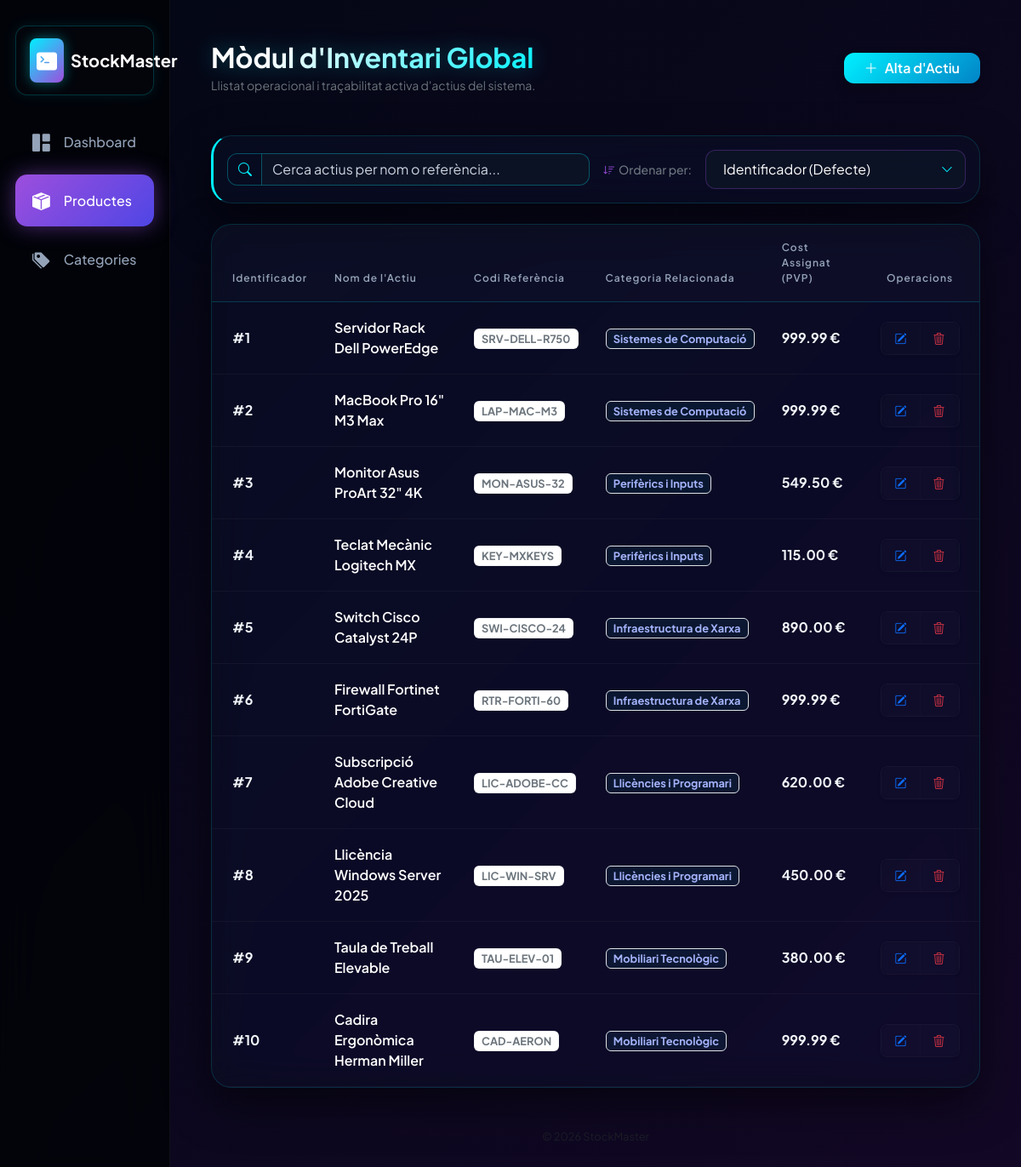
Screenshot of /mysql/index.php with the database file from the repository.
### tables this page shows
CREATE TABLE `products` (
  `cod` int(11) NOT NULL,
  `short_name` varchar(20) NOT NULL,
  `categoria_id` int(11) DEFAULT NULL,
  `pvp` decimal(5,2) NOT NULL,
  `nombre` varchar(100) NOT NULL
);

CREATE TABLE `categories` (
  `id` int(11) NOT NULL,
  `nombre` varchar(100) NOT NULL
);

### mysql/controllers/productsCtrl.php (called while the page is built, shortened)
<?php
require_once "models/productsModel.php";
class ProductsCtrl {
    public function index() {
        $products = Product::getAllProducts();
        require_once "views/productsView.php";
    }
}

### mysql/models/productsModel.php (called while the page is built, shortened)
<?php
class Product {
    protected $cod;
    protected $name;
    protected $short_name;
    protected $pvp;
    protected $categoria_nombre;
    public function __construct($row) {
        $this->cod = $row["cod"];
        $this->name = $row["nombre"];
        $this->short_name = $row["short_name"];
        $this->pvp = $row["pvp"];
        $this->categoria_nombre = $row["categoria_nombre"] ?? 'Sense categoria';
    }
    public static function getAllProducts() {
        $db = DBConexion::connection();
        $sql = "SELECT p.cod, p.short_name, p.nombre, p.pvp, p.categoria_id, c.nombre AS categoria_nombre
                FROM products p
                LEFT JOIN categories c ON p.categoria_id = c.id";
        $data = $db->query($sql);
        $products = array();
        while ($row = $data->fetch_assoc()) {
            $products[] = new Product($row);
        }
        return $products;
    }
    public function getProductCode() { return $this->cod; }
    public function getProductName() { return $this->name; }
    public function getProductShortName() { return $this->short_name; }
    public function getProductPvp() { return $this->pvp; }
    public function getCategoriaNombre() { return $this->categoria_nombre; }
}

### mysql/views/productsView.php (the view, shortened to what this page needs)
<?php include 'layouts/header.php'; ?>
<div class="d-flex flex-column flex-sm-row justify-content-between align-items-start align-items-sm-center mb-5 gap-3">
    <div>
        <h2 class="neon-title mb-1">Mòdul d'Inventari Global</h2>
        <p class="text-secondary small mb-0">Llistat operacional i traçabilitat activa d'actius del sistema.</p>
    </div>
    <a href="index.php?ctrl=products&action=create" class="btn btn-primary px-4 py-2.5 shadow d-flex align-items-center" style="background: linear-gradient(135deg, var(--neon-cyan), #0284c7); border: none; border-radius: 12px; font-weight: 600; box-shadow: 0 0 15px rgba(0,240,255,0.3);">
        <i class="bi bi-plus-lg me-2"></i> Alta d'Actiu
    </a>
</div>
<div class="cyber-glass-panel p-3 mb-4 d-flex flex-column flex-md-row gap-3 align-items-center justify-content-between" style="border-left: 3px solid var(--neon-cyan) !important;">
    <div class="input-group" style="max-width: 450px;">
        <span class="input-group-text bg-transparent border-end-0 text-secondary" style="border-color: rgba(0, 240, 255, 0.3); border-radius: 12px 0 0 12px;"><i class="bi bi-search" style="color: var(--neon-cyan);"></i></span>
        <input type="text" id="cyberSearch" class="form-control cyber-search-input border-start-0" placeholder="Cerca actius per nom o referència..." autocomplete="off">
    </div>
    <div class="d-flex align-items-center gap-3 w-100 w-md-auto justify-content-end">
        <label for="cyberSort" class="text-secondary small text-nowrap fw-medium"><i class="bi bi-sort-down me-1" style="color: var(--neon-purple);"></i>Ordenar per:</label>
        <select id="cyberSort" class="form-select cyber-select">
            <option value="default">Identificador (Defecte)</option>
        </select>
    </div>
</div>
<div class="cyber-glass-panel overflow-hidden">
    <div class="table-responsive">
        <table class="table table-cyberpunk-neon align-middle mb-0">
            <thead>
                <tr>
                    <th class="ps-4" style="width: 120px;">Identificador</th>
                    <th>Nom de l'Actiu</th>
                    <th>Codi Referència</th>
                    <th>Categoria Relacionada</th>
                    <th>Cost Assignat (PVP)</th>
                    <th class="text-center" style="width: 140px;">Operacions</th>
                </tr>
            </thead>
            <tbody id="productTableBody">
                <?php if (empty($products)): ?>
                    <tr id="emptyRow">
                        <td colspan="6" class="text-center text-secondary py-5">Sense registres actius en aquest moment.</td>
                    </tr>
                <?php else: ?>
                    <?php foreach ($products as $product) : ?>
                    <tr class="product-row"
                        data-id="<?= $product->getProductCode(); ?>"
                        data-name="<?= strtolower(htmlspecialchars($product->getProductName())); ?>"
                        data-code="<?= strtolower(htmlspecialchars($product->getProductShortName())); ?>"
                        data-price="<?= $product->getProductPvp(); ?>">
                        <td class="ps-4 fw-bold text-info">#<?= $product->getProductCode(); ?></td>
                        <td><span class="fw-semibold text-white"><?= $product->getProductName(); ?></span></td>
                        <td><span class="badge bg-white bg-opacity-5 text-secondary border border-secondary border-opacity-10 px-2.5 py-1.5" style="border-radius: 6px; font-size: 0.8rem;"><?= $product->getProductShortName(); ?></span></td>
                        <td>
                            <span class="badge px-2.5 py-1.5 border" style="background-color: rgba(0, 240, 255, 0.05); color: #a5b4fc; border-color: rgba(0, 240, 255, 0.15); border-radius: 6px; font-size: 0.8rem;">
                                <?= $product->getCategoriaNombre(); ?>
                            </span>
                        </td>
                        <td class="fw-bold text-white"><?= number_format($product->getProductPvp(), 2); ?> €</td>
                        <td class="text-center">
                            <div class="btn-group shadow-sm border border-secondary border-opacity-10 rounded-3 overflow-hidden">
                                <a href="index.php?ctrl=products&action=edit&id=<?= $product->getProductCode(); ?>" class="btn btn-sm btn-cyber-action border-0 px-3 py-2 text-primary" title="Editar">
                                    <i class="bi bi-pencil-square"></i>
                                </a>
                                <a href="index.php?ctrl=products&action=delete&id=<?= $product->getProductCode(); ?>" class="btn btn-sm btn-cyber-action border-0 px-3 py-2 text-danger" onclick="return confirm('Vols eliminar de forma permanent aquest element?')" title="Esborrar">
                                    <i class="bi bi-trash3"></i>
                                </a>
                            </div>
                        </td>
                    </tr>
                    <?php endforeach; ?>
                <?php endif; ?>
            </tbody>
        </table>
    </div>
</div>
<?php include 'layouts/footer.php'; ?>

### mysql/index.php (shortened to what this page needs)
<?php
$ctrlParam = $_GET['ctrl'] ?? 'products';
$action = $_GET['action'] ?? 'index';
if ($ctrlParam === 'categories') {
    require_once "controllers/CategoriesCtrl.php";
    $controller = new CategoriesCtrl();
} elseif ($ctrlParam === 'dashboard') {
    require_once "controllers/DashboardCtrl.php";
    $controller = new DashboardCtrl();
} else {
    require_once "controllers/productsCtrl.php";
    $controller = new ProductsCtrl();
}
switch ($action) {
    case 'index':
    default:
        $controller->index();
        break;
}

### mysql/views/layouts/header.php (shortened to what this page needs)
<!DOCTYPE html>
<html lang="ca">
<head>
    <link href="https://cdn.jsdelivr.net/npm/bootstrap@5.3.0/dist/css/bootstrap.min.css" rel="stylesheet">
    <link rel="stylesheet" href="https://cdn.jsdelivr.net/npm/bootstrap-icons@1.11.0/font/bootstrap-icons.css">
</head>
<body>
<div class="container-fluid">
    <div class="row">
        <nav class="col-md-4 col-lg-3 col-xl-2 d-md-block sidebar collapse">
            <div class="brand-zone d-flex align-items-center mb-4 px-3 text-nowrap">
                <div class="p-2 rounded-3 text-white me-2 d-flex align-items-center justify-content-center" style="background: linear-gradient(135deg, var(--neon-cyan), var(--neon-purple)); box-shadow: 0 0 15px rgba(0,240,255,0.4);">
                    <i class="bi bi-terminal-fill fs-4"></i>
                </div>
                <span class="fs-5 fw-bold text-white tracking-tight">StockMaster</span>
            </div>
            <ul class="nav flex-column mt-4">
                <li class="nav-item">
                    <a class="nav-link <?= (isset($_GET['ctrl']) && $_GET['ctrl'] == 'dashboard') ? 'active' : '' ?>" href="index.php?ctrl=dashboard">
                        <i class="bi bi-grid-1x2-fill me-3"></i> Dashboard
                    </a>
                </li>
                <li class="nav-item">
                    <a class="nav-link <?= (!isset($_GET['ctrl']) || $_GET['ctrl'] == 'products') ? 'active' : '' ?>" href="index.php?ctrl=products">
                        <i class="bi bi-box-seam-fill me-3"></i> Productes
                    </a>
                </li>
                <li class="nav-item">
                    <a class="nav-link <?= (isset($_GET['ctrl']) && $_GET['ctrl'] == 'categories') ? 'active' : '' ?>" href="index.php?ctrl=categories">
                        <i class="bi bi-tags-fill me-3"></i> Categories
                    </a>
                </li>
            </ul>
        </nav>
        <main class="col-md-8 ms-sm-auto col-lg-9 col-xl-10 p-4 p-md-5">

### mysql/views/layouts/footer.php (shortened to what this page needs)
<footer class="mt-5 pb-3 text-center text-muted" style="font-size: 0.8rem;">
                &copy; <?= date('Y') ?> StockMaster
            </footer>
        </main>
    </div>
</div>
</body>
</html>

### mysql/views/layouts/header.php (style rules this page uses)
:root { --neon-pink: #ff007f; --neon-cyan: #00f0ff; --neon-purple: #9d4edd; --neon-green: #39ff14; --bg-dark: #03050c; --panel-glass: rgba(10, 15, 30, 0.6); --border-neon-subtle: rgba(0, 240, 255, 0.15); --text-main: #f1f5f9; --text-dim: #64748b; }
body { font-family: 'Plus Jakarta Sans', sans-serif; background: linear-gradient(-45deg, #02040a, #0b0f24, #18082c, #030714); background-size: 400% 400%; animation: fluidNeonBackground 15s ease infinite; color: var(--text-main); min-height: 100vh; overflow-x: hidden; }
.neon-title { background: linear-gradient(135deg, #ffffff 20%, var(--neon-cyan) 100%); -webkit-background-clip: text; -webkit-text-fill-color: transparent; font-weight: 700; filter: drop-shadow(0 0 12px rgba(0, 240, 255, 0.3)); }
.sidebar { min-height: 100vh; background: rgba(2, 3, 7, 0.8); backdrop-filter: blur(25px); -webkit-backdrop-filter: blur(25px); padding: 30px 18px; border-right: 1px solid rgba(255, 255, 255, 0.05); }
.brand-zone { padding: 14px; background: rgba(255, 255, 255, 0.01); border-radius: 14px; border: 1px solid rgba(0, 240, 255, 0.2); box-shadow: 0 0 15px rgba(0, 240, 255, 0.1); }
.sidebar .nav-link { color: #94a3b8; font-weight: 500; padding: 15px 20px; border-radius: 14px; margin-bottom: 8px; transition: all 0.3s cubic-bezier(0.4, 0, 0.2, 1); display: flex; align-items: center; }
.sidebar .nav-link i { font-size: 1.3rem; transition: transform 0.3s cubic-bezier(0.4, 0, 0.2, 1), color 0.3s ease, filter 0.3s ease; }
.sidebar .nav-link.active { background: linear-gradient(135deg, var(--neon-purple), #4f46e5); color: #fff; box-shadow: 0 0 25px rgba(157, 78, 221, 0.5); }
.sidebar .nav-link.active i { color: #fff !important; filter: none !important; transform: none !important; }
.cyber-glass-panel { background: var(--panel-glass) !important; backdrop-filter: blur(20px) saturate(200%); -webkit-backdrop-filter: blur(20px) saturate(200%); border: 1px solid var(--border-neon-subtle) !important; border-radius: 24px; box-shadow: 0 20px 50px rgba(0, 0, 0, 0.5); transition: all 0.3s ease; }
.table-cyberpunk-neon th { background-color: rgba(255, 255, 255, 0.01) !important; color: #94a3b8 !important; font-weight: 600; text-uppercase: uppercase; font-size: 0.75rem; letter-spacing: 0.08em; padding: 18px 16px; border-bottom: 1px solid rgba(0, 240, 255, 0.2) !important; }
.table-cyberpunk-neon td { padding: 18px 16px; color: var(--text-main) !important; background: transparent !important; border-bottom: 1px solid rgba(255, 255, 255, 0.04) !important; }
.btn-cyber-action { background: rgba(255, 255, 255, 0.01); border: 1px solid rgba(255, 255, 255, 0.08); color: var(--text-main); border-radius: 10px; transition: all 0.2s ease; }

### mysql/views/productsView.php (style rules this page uses)
.cyber-search-input { background: rgba(13, 20, 38, 0.85) !important; border: 1px solid rgba(0, 240, 255, 0.3) !important; color: #ffffff !important; border-radius: 12px; transition: all 0.3s ease; }
.cyber-search-input::placeholder { color: #cbd5e1 !important; opacity: 1 !important; }
.cyber-select { background-color: rgba(13, 20, 38, 0.85) !important; border: 1px solid rgba(157, 78, 221, 0.3) !important; color: #ffffff !important; border-radius: 12px; padding: 10px 40px 10px 20px !important; cursor: pointer; transition: all 0.3s ease; appearance: none !important; -webkit-appearance: none !important; -moz-appearance: none !important; background-repeat: no-repeat !important; background-position: right 14px center !important; background-size: 14px !important; }
.cyber-select option { background-color: #0b0f19 !important; color: #f1f5f9 !important; padding: 14px !important; }
.product-row { transition: opacity 0.3s ease, transform 0.3s ease; }

### rows the page displays
products: cod "1", nombre "Servidor Rack Dell PowerEdge", short_name "SRV-DELL-R750", categoria.nombre "Sistemes de Computació", pvp "999.99"
products: cod "2", nombre "MacBook Pro 16\" M3 Max", short_name "LAP-MAC-M3", categoria.nombre "Sistemes de Computació", pvp "999.99"
products: cod "3", nombre "Monitor Asus ProArt 32\" 4K", short_name "MON-ASUS-32", categoria.nombre "Perifèrics i Inputs", pvp "549.50"
products: cod "4", nombre "Teclat Mecànic Logitech MX", short_name "KEY-MXKEYS", categoria.nombre "Perifèrics i Inputs", pvp "115.00"
products: cod "5", nombre "Switch Cisco Catalyst 24P", short_name "SWI-CISCO-24", categoria.nombre "Infraestructura de Xarxa", pvp "890.00"
products: cod "6", nombre "Firewall Fortinet FortiGate", short_name "RTR-FORTI-60", categoria.nombre "Infraestructura de Xarxa", pvp "999.99"
products: cod "7", nombre "Subscripció Adobe Creative Cloud", short_name "LIC-ADOBE-CC", categoria.nombre "Llicències i Programari", pvp "620.00"
products: cod "8", nombre "Llicència Windows Server 2025", short_name "LIC-WIN-SRV", categoria.nombre "Llicències i Programari", pvp "450.00"
products: cod "9", nombre "Taula de Treball Elevable", short_name "TAU-ELEV-01", categoria.nombre "Mobiliari Tecnològic", pvp "380.00"
products: cod "10", nombre "Cadira Ergonòmica Herman Miller", short_name "CAD-AERON", categoria.nombre "Mobiliari Tecnològic", pvp "999.99"
